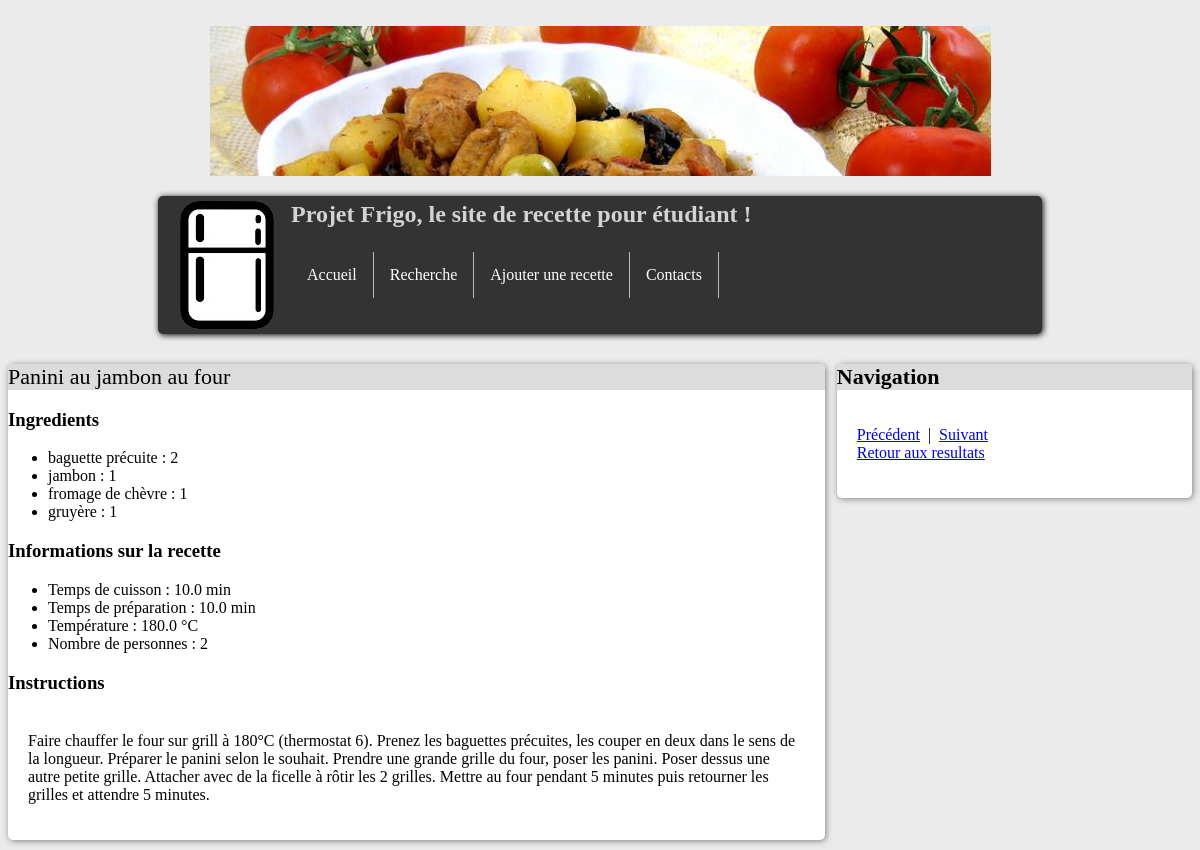
Page /fridgeApp/recipe/16 on the committed database.
### fridgeApp/models.py (models this page shows, shortened)
class Recipe(models.Model):
    recipe_text = models.CharField(max_length = 200)
    pub_date = models.DateTimeField('date published')
    category = models.CharField(max_length = 200)

class Ingredient(models.Model):
    recipe = models.ForeignKey(Recipe, on_delete=models.CASCADE)
    ingredient_text = models.CharField(max_length = 50)
    quantity = models.FloatField()
    unit = models.CharField(max_length = 30)
    category = models.CharField(max_length = 200)

class Cook_information(models.Model):
    recipe = models.ForeignKey(Recipe, on_delete=models.CASCADE)
    information_text = models.CharField(max_length = 200)
    value = models.FloatField()
    value_unit = models.CharField(max_length = 30)

class Instructions(models.Model):
    recipe = models.ForeignKey(Recipe, on_delete=models.CASCADE)
    instructions_text = models.CharField(max_length = 1500)

### fridgeApp/views.py (the view)
# urls.py: url(r'^recipe/(?P<recipe_id>[0-9]+)$', views.recipe, name='recipe'),
def recipe(request, recipe_id):
    recipe = get_object_or_404(Recipe, pk = recipe_id)
    return render(request, 'fridgeApp/recipe.html', locals())

### fridgeApp/templates/fridgeApp/recipe.html (shortened to what this page needs)
﻿{% load static %}
<body>
	{% include "fridgeApp/includes/tabs.html" with active_tab='None' %}
	<section>
	<div class="title">{{ recipe.recipe_text }}</div>
	<h3> Ingredients </h3>
	<ul>
	{% for ingredient in recipe.ingredient_set.all %}
		<li> {{ingredient.ingredient_text}} :
		{% if ingredient.quantity|add:"0" == ingredient.quantity %}
			{{ingredient.quantity|add:"0"}}
		{% else %}
			{{ingredient.quantity}}
		{% endif %}
		</li>
	{% endfor %}
	</ul>
	<h3> Informations sur la recette </h3>
	<ul>
	{% for info in recipe.cook_information_set.all %}
		<li> {{info.information_text}} :
		{% if info.value != 0 and info.value_unit == 'none' %}
			{{info.value|stringformat:"d"}}
		{% else %}
			{% if info.value != 0 %} {{info.value}} {% endif %}
			{% if info.value_unit != 'none' %} {{info.value_unit}} {% endif %} </li>
		{% endif %}
	{% endfor %}
	</ul>
	<h3> Instructions </h3>
	<p> {{recipe.instructions_set.all.0.instructions_text}} </p>
	</section>
	<aside>
		<div class="title"><strong>Navigation</strong></div>
		<p>
			<a href="{%url 'fridgeApp:recipe' recipe.id|add:-1%}">Précédent</a>&nbsp; |&nbsp;
			<a href="{%url 'fridgeApp:recipe' recipe.id|add:'1'%}">Suivant</a> <br/>
			<a href="{%url 'fridgeApp:result'%}">Retour aux resultats</a>
		</p>
	</aside>
</body>

### fridgeApp/static/fridgeApp/stylesheet.css (style rules this page uses)
body { background-color: rgb(235,235,235); }
section { float: left; background-color: white; border-radius: 5px; box-shadow: 1px 1px 6px gray; width: 69%; margin: 10px 0px 10px 0px; }
section .title { background-color: rgb(220,220,220); border-bottom-width: 1px; border-radius: 5px 5px 0px 0px; border-color: black; font-size: 22px; }
section p { padding: 20px; }
aside { float: right; background-color: white; border-radius: 5px; box-shadow: 1px 1px 6px gray; width: 30%; margin: 10px 0px 10px 0px; }
aside .title { background-color: rgb(220,220,220); border-bottom-width: 1px; border-radius: 5px 5px 0px 0px; border-color: black; font-size: 22px; }
aside p { padding: 20px; }

### rows in the picture
Recipe: recipe_text "Panini au jambon au four", instructions_set.all.0.instructions_text "Faire chauffer le four sur grill à 180°C (thermostat 6). Prenez les baguettes précuites, les couper en deux dans le sens de la longueur. Préparer le panini selon le souhait. Prendre une grande grille du four, poser les panini. Poser dessus une autre petite grille. Attacher avec de la ficelle à rôtir les 2 grilles. Mettre au four pendant 5 minutes puis retourner les grilles et attendre 5 minutes."
Ingredient: ingredient_text "baguette précuite", quantity|add "2"
Ingredient: ingredient_text "jambon", quantity|add "1"
Ingredient: ingredient_text "fromage de chèvre", quantity|add "1"
Ingredient: ingredient_text "gruyère", quantity|add "1"
Cook_information: information_text "Temps de cuisson", value "10.0", value_unit "min"
Cook_information: information_text "Temps de préparation", value "10.0", value_unit "min"
Cook_information: information_text "Température", value "180.0", value_unit "°C"
Cook_information: information_text "Nombre de personnes", value "2"
